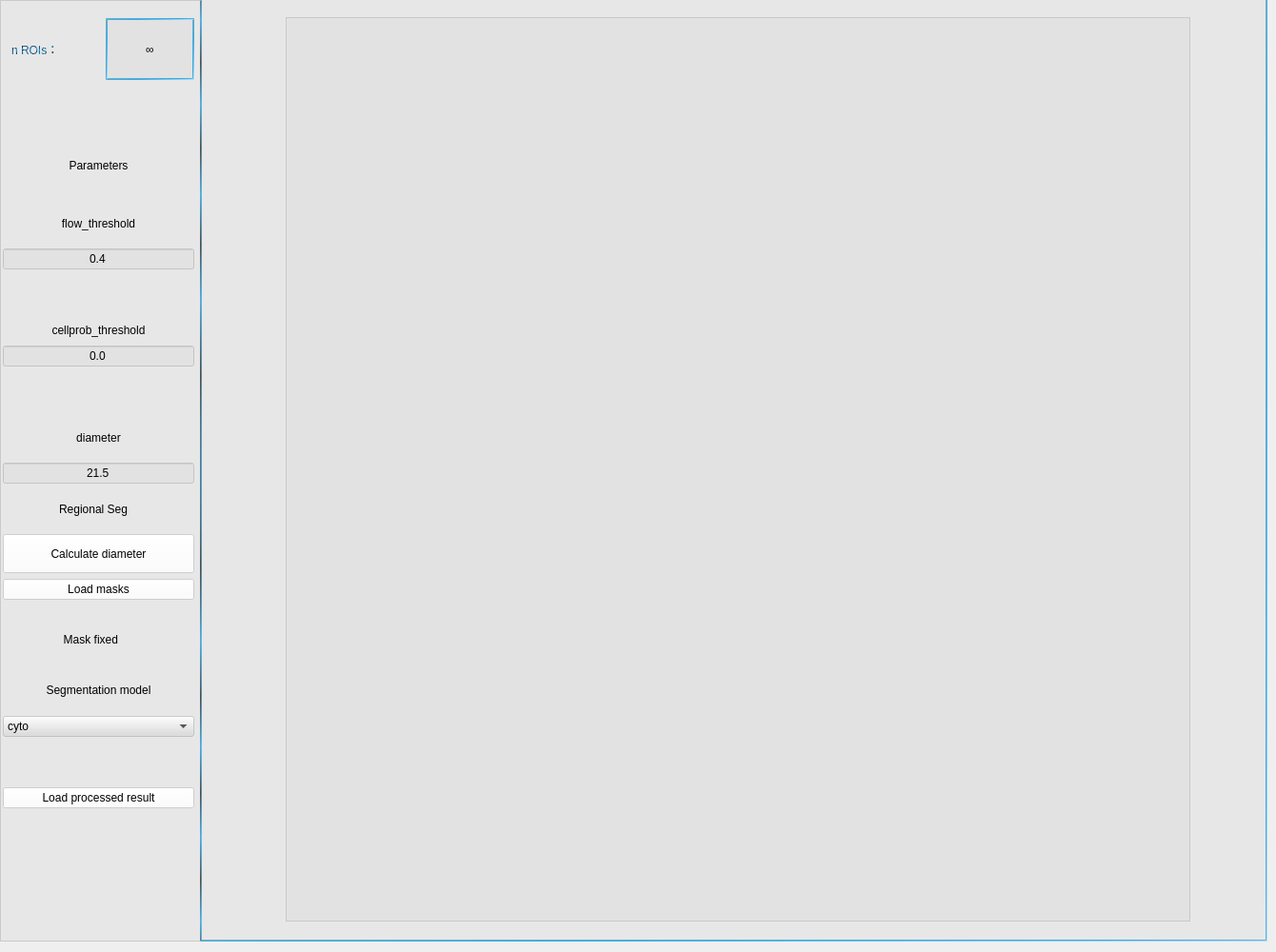
            <widget class="QWidget" name="tab_3">
             <attribute name="title">
              <string>Tab3</string>
             </attribute>
             <widget class="QFrame" name="frame_72">
              <property name="geometry">
               <rect>
                <x>210</x>
                <y>-2</y>
                <width>1121</width>
                <height>991</height>
               </rect>
              </property>
              <property name="sizePolicy">
               <sizepolicy hsizetype="Expanding" vsizetype="Ignored">
                <horstretch>5</horstretch>
                <verstretch>5</verstretch>
               </sizepolicy>
              </property>
              <property name="maximumSize">
               <size>
                <width>1125</width>
                <height>991</height>
               </size>
              </property>
              <property name="styleSheet">
               <string notr="true">#frame_72{
background-color:rgba(220, 220, 220, 120);
border:2px solid qlineargradient(spread:pad, x1:0, y1:0, x2:1, y2:1, stop:0 rgba(107, 171, 184, 214), stop:0.545455 rgba(19, 157, 230, 211), stop:1 rgba(236, 241, 245, 232));
}</string>
              </property>
              <property name="frameShape">
               <enum>QFrame::StyledPanel</enum>
              </property>
              <property name="frameShadow">
               <enum>QFrame::Raised</enum>
              </property>
              <widget class="QFrame" name="frame_15">
               <property name="geometry">
                <rect>
                 <x>90</x>
                 <y>20</y>
                 <width>950</width>
                 <height>950</height>
                </rect>
               </property>
               <property name="maximumSize">
                <size>
                 <width>950</width>
                 <height>950</height>
                </size>
               </property>
               <property name="frameShape">
                <enum>QFrame::StyledPanel</enum>
               </property>
               <property name="frameShadow">
                <enum>QFrame::Raised</enum>
               </property>
               <widget class="QLabel" name="label_largeseg">
                <property name="geometry">
                 <rect>
                  <x>0</x>
                  <y>0</y>
                  <width>951</width>
                  <height>951</height>
                 </rect>
                </property>
                <property name="styleSheet">
                 <string notr="true">#label_largeseg{
background-color:rgba(220, 220, 220, 120);

}</string>
                </property>
                <property name="text">
                 <string/>
                </property>
               </widget>
              </widget>
             </widget>
             <widget class="QFrame" name="frame_62">
              <property name="geometry">
               <rect>
                <x>0</x>
                <y>0</y>
                <width>212</width>
                <height>989</height>
               </rect>
              </property>
              <property name="sizePolicy">
               <sizepolicy hsizetype="Expanding" vsizetype="Preferred">
                <horstretch>25</horstretch>
                <verstretch>0</verstretch>
               </sizepolicy>
              </property>
              <property name="minimumSize">
               <size>
                <width>172</width>
                <height>488</height>
               </size>
              </property>
              <property name="styleSheet">
               <string notr="true">background-color:rgba(220, 220, 220, 120);
border-right:2px solid qradialgradient(spread:repeat, cx:0.5, cy:0.5, radius:0.077, fx:0.5, fy:0.5, stop:0 rgba(0, 169, 255, 147), stop:0.497326 rgba(0, 0, 0, 147), stop:1 rgba(0, 169, 255, 147));</string>
              </property>
              <property name="frameShape">
               <enum>QFrame::StyledPanel</enum>
              </property>
              <property name="frameShadow">
               <enum>QFrame::Raised</enum>
              </property>
              <layout class="QVBoxLayout" name="verticalLayout_14">
               <property name="leftMargin">
                <number>2</number>
               </property>
               <property name="rightMargin">
                <number>7</number>
               </property>
               <item>
                <widget class="QFrame" name="frame_63">
                 <property name="sizePolicy">
                  <sizepolicy hsizetype="Preferred" vsizetype="Expanding">
                   <horstretch>0</horstretch>
                   <verstretch>4</verstretch>
                  </sizepolicy>
                 </property>
                 <property name="styleSheet">
                  <string notr="true">background:transparent;
border:none;</string>
                 </property>
                 <property name="frameShape">
                  <enum>QFrame::StyledPanel</enum>
                 </property>
                 <property name="frameShadow">
                  <enum>QFrame::Raised</enum>
                 </property>
                 <layout class="QHBoxLayout" name="horizontalLayout_19">
                  <property name="rightMargin">
                   <number>0</number>
                  </property>
                  <item>
                   <widget class="QLabel" name="label_36">
                    <property name="layoutDirection">
                     <enum>Qt::LeftToRight</enum>
                    </property>
                    <property name="styleSheet">
                     <string notr="true">font: bold 12pt &quot;微软雅黑&quot;;
color:qradialgradient(spread:repeat, cx:0.5, cy:0.5, radius:0.077, fx:0.5, fy:0.5, stop:0 rgba(0, 149, 255, 220), stop:0.497326 rgba(0, 0, 0, 220) stop:1 rgba(0, 169, 255, 220));
</string>
                    </property>
                    <property name="text">
                     <string>n ROIs：</string>
                    </property>
                    <property name="alignment">
                     <set>Qt::AlignLeading|Qt::AlignLeft|Qt::AlignVCenter</set>
                    </property>
                   </widget>
                  </item>
                  <item>
                   <widget class="QLabel" name="label_n_roi_2">
                    <property name="styleSheet">
                     <string notr="true">background-color:rgba(220, 220, 220, 120);
border:2px solid qlineargradient(spread:pad, x1:0, y1:0, x2:1, y2:1, stop:0 rgba(107, 171, 184, 214), stop:0.545455 rgba(19, 157, 230, 211), stop:1 rgba(236, 241, 245, 232));
font: 75 10pt &quot;Adobe Gothic Std B&quot;;
font: 12pt &quot;Times New Roman&quot;;</string>
                    </property>
                    <property name="text">
                     <string>∞</string>
                    </property>
                    <property name="alignment">
                     <set>Qt::AlignCenter</set>
                    </property>
                   </widget>
                  </item>
                 </layout>
                </widget>
               </item>
               <item>
                <widget class="QLabel" name="label_37">
                 <property name="sizePolicy">
                  <sizepolicy hsizetype="Preferred" vsizetype="Expanding">
                   <horstretch>0</horstretch>
                   <verstretch>4</verstretch>
                  </sizepolicy>
                 </property>
                 <property name="styleSheet">
                  <string notr="true">background:transparent;
font: 75 12pt &quot;Adobe Gothic Std B&quot;;
border:none;</string>
                 </property>
                 <property name="text">
                  <string>Parameters</string>
                 </property>
                 <property name="alignment">
                  <set>Qt::AlignBottom|Qt::AlignHCenter</set>
                 </property>
                </widget>
               </item>
               <item>
                <widget class="QFrame" name="frame_64">
                 <property name="sizePolicy">
                  <sizepolicy hsizetype="Preferred" vsizetype="Expanding">
                   <horstretch>0</horstretch>
                   <verstretch>1</verstretch>
                  </sizepolicy>
                 </property>
                 <property name="styleSheet">
                  <string notr="true">background:transparent;
border:none;</string>
                 </property>
                 <property name="frameShape">
                  <enum>QFrame::StyledPanel</enum>
                 </property>
                 <property name="frameShadow">
                  <enum>QFrame::Raised</enum>
                 </property>
                </widget>
               </item>
               <item>
                <widget class="QLabel" name="label_38">
                 <property name="sizePolicy">
                  <sizepolicy hsizetype="Preferred" vsizetype="Expanding">
                   <horstretch>0</horstretch>
                   <verstretch>2</verstretch>
                  </sizepolicy>
                 </property>
                 <property name="styleSheet">
                  <string notr="true">background:transparent;
border:none;
font: 9pt &quot;微软雅黑&quot;;</string>
                 </property>
                 <property name="text">
                  <string>flow_threshold</string>
                 </property>
                 <property name="alignment">
                  <set>Qt::AlignCenter</set>
                 </property>
                </widget>
               </item>
               <item>
                <widget class="QLineEdit" name="lineEdit_flowthr_2">
                 <property name="sizePolicy">
                  <sizepolicy hsizetype="Expanding" vsizetype="Expanding">
                   <horstretch>0</horstretch>
                   <verstretch>1</verstretch>
                  </sizepolicy>
                 </property>
                 <property name="text">
                  <string>0.4</string>
                 </property>
                 <property name="alignment">
                  <set>Qt::AlignCenter</set>
                 </property>
                </widget>
               </item>
               <item>
                <widget class="QFrame" name="frame_65">
                 <property name="sizePolicy">
                  <sizepolicy hsizetype="Preferred" vsizetype="Expanding">
                   <horstretch>0</horstretch>
                   <verstretch>2</verstretch>
                  </sizepolicy>
                 </property>
                 <property name="styleSheet">
                  <string notr="true">background:transparent;
border:none;</string>
                 </property>
                 <property name="frameShape">
                  <enum>QFrame::StyledPanel</enum>
                 </property>
                 <property name="frameShadow">
                  <enum>QFrame::Raised</enum>
                 </property>
                </widget>
               </item>
               <item>
                <widget class="QLabel" name="label_39">
                 <property name="sizePolicy">
                  <sizepolicy hsizetype="Preferred" vsizetype="Expanding">
                   <horstretch>0</horstretch>
                   <verstretch>1</verstretch>
                  </sizepolicy>
                 </property>
                 <property name="styleSheet">
                  <string notr="true">background:transparent;
border:none;
font: 9pt &quot;微软雅黑&quot;;</string>
                 </property>
                 <property name="text">
                  <string>cellprob_threshold</string>
                 </property>
                 <property name="alignment">
                  <set>Qt::AlignCenter</set>
                 </property>
                </widget>
               </item>
               <item>
                <widget class="QLineEdit" name="lineEdit_cellprobthr_2">
                 <property name="sizePolicy">
                  <sizepolicy hsizetype="Expanding" vsizetype="Expanding">
                   <horstretch>0</horstretch>
                   <verstretch>1</verstretch>
                  </sizepolicy>
                 </property>
                 <property name="text">
                  <string>0.0</string>
                 </property>
                 <property name="alignment">
                  <set>Qt::AlignCenter</set>
                 </property>
                </widget>
               </item>
               <item>
                <widget class="QFrame" name="frame_66">
                 <property name="sizePolicy">
                  <sizepolicy hsizetype="Preferred" vsizetype="Expanding">
                   <horstretch>0</horstretch>
                   <verstretch>2</verstretch>
                  </sizepolicy>
                 </property>
                 <property name="styleSheet">
                  <string notr="true">background:transparent;
border:none;</string>
                 </property>
                 <property name="frameShape">
                  <enum>QFrame::StyledPanel</enum>
                 </property>
                 <property name="frameShadow">
                  <enum>QFrame::Raised</enum>
                 </property>
                </widget>
               </item>
               <item>
                <widget class="QLabel" name="label_40">
                 <property name="sizePolicy">
                  <sizepolicy hsizetype="Preferred" vsizetype="Expanding">
                   <horstretch>0</horstretch>
                   <verstretch>2</verstretch>
                  </sizepolicy>
                 </property>
                 <property name="styleSheet">
                  <string notr="true">background:transparent;
border:none;
font: 9pt &quot;微软雅黑&quot;;</string>
                 </property>
                 <property name="text">
                  <string>diameter</string>
                 </property>
                 <property name="alignment">
                  <set>Qt::AlignCenter</set>
                 </property>
                </widget>
               </item>
               <item>
                <widget class="QLineEdit" name="lineEdit_diameter_2">
                 <property name="sizePolicy">
                  <sizepolicy hsizetype="Expanding" vsizetype="Expanding">
                   <horstretch>0</horstretch>
                   <verstretch>1</verstretch>
                  </sizepolicy>
                 </property>
                 <property name="text">
                  <string>21.5</string>
                 </property>
                 <property name="alignment">
                  <set>Qt::AlignCenter</set>
                 </property>
                </widget>
               </item>
               <item>
                <widget class="QFrame" name="frame_67">
                 <property name="sizePolicy">
                  <sizepolicy hsizetype="Preferred" vsizetype="Expanding">
                   <horstretch>0</horstretch>
                   <verstretch>2</verstretch>
                  </sizepolicy>
                 </property>
                 <property name="styleSheet">
                  <string notr="true">background:transparent;
border:none;</string>
                 </property>
                 <property name="frameShape">
                  <enum>QFrame::StyledPanel</enum>
                 </property>
                 <property name="frameShadow">
                  <enum>QFrame::Raised</enum>
                 </property>
                 <widget class="QCheckBox" name="checkBox_seg_part_2">
                  <property name="geometry">
                   <rect>
                    <x>-20</x>
                    <y>10</y>
                    <width>171</width>
                    <height>21</height>
                   </rect>
                  </property>
                  <property name="layoutDirection">
                   <enum>Qt::RightToLeft</enum>
                  </property>
                  <property name="styleSheet">
                   <string notr="true">background: transparent;
border: transparent;
font: 10pt &quot;微软雅黑&quot;;</string>
                  </property>
                  <property name="text">
                   <string>Regional Seg</string>
                  </property>
                 </widget>
                </widget>
               </item>
               <item>
                <widget class="QPushButton" name="pushButton_cal_diameter_2">
                 <property name="sizePolicy">
                  <sizepolicy hsizetype="Minimum" vsizetype="Expanding">
                   <horstretch>0</horstretch>
                   <verstretch>2</verstretch>
                  </sizepolicy>
                 </property>
                 <property name="styleSheet">
                  <string notr="true">QPushButton{
background-color:rgba(255,255,255,150);
font: 9pt &quot;微软雅黑&quot;;
}
QPushButton:hover
{
margin:1px;
}</string>
                 </property>
                 <property name="text">
                  <string>Calculate diameter</string>
                 </property>
                </widget>
               </item>
               <item>
                <widget class="QPushButton" name="pushButton_load_masks_2">
                 <property name="styleSheet">
                  <string notr="true">QPushButton{
background-color:rgba(255,255,255,150);
font: 9pt &quot;微软雅黑&quot;;
}
QPushButton:hover
{
margin:1px;
}</string>
                 </property>
                 <property name="text">
                  <string>Load masks</string>
                 </property>
                </widget>
               </item>
               <item>
                <widget class="QFrame" name="frame_68">
                 <property name="sizePolicy">
                  <sizepolicy hsizetype="Preferred" vsizetype="Expanding">
                   <horstretch>0</horstretch>
                   <verstretch>3</verstretch>
                  </sizepolicy>
                 </property>
                 <property name="styleSheet">
                  <string notr="true">background:transparent;
border:none;</string>
                 </property>
                 <property name="frameShape">
                  <enum>QFrame::StyledPanel</enum>
                 </property>
                 <property name="frameShadow">
                  <enum>QFrame::Raised</enum>
                 </property>
                 <widget class="QCheckBox" name="checkBox_maskfix_2">
                  <property name="geometry">
                   <rect>
                    <x>20</x>
                    <y>20</y>
                    <width>121</width>
                    <height>31</height>
                   </rect>
                  </property>
                  <property name="layoutDirection">
                   <enum>Qt::RightToLeft</enum>
                  </property>
                  <property name="styleSheet">
                   <string notr="true">background: transparent;
border: transparent;
font: 10pt &quot;微软雅黑&quot;;</string>
                  </property>
                  <property name="text">
                   <string>Mask fixed</string>
                  </property>
                 </widget>
                </widget>
               </item>
               <item>
                <widget class="QLabel" name="label_41">
                 <property name="sizePolicy">
                  <sizepolicy hsizetype="Preferred" vsizetype="Expanding">
                   <horstretch>0</horstretch>
                   <verstretch>2</verstretch>
                  </sizepolicy>
                 </property>
                 <property name="styleSheet">
                  <string notr="true">background:transparent;
border:none;
font: 9pt &quot;微软雅黑&quot;;</string>
                 </property>
                 <property name="text">
                  <string>Segmentation model</string>
                 </property>
                 <property name="alignment">
                  <set>Qt::AlignCenter</set>
                 </property>
                </widget>
               </item>
               <item>
                <widget class="QComboBox" name="comboBox_segmodel_2">
                 <property name="sizePolicy">
                  <sizepolicy hsizetype="Preferred" vsizetype="Expanding">
                   <horstretch>0</horstretch>
                   <verstretch>1</verstretch>
                  </sizepolicy>
                 </property>
                 <property name="styleSheet">
                  <string notr="true">QComboBox{
font: 9pt &quot;微软雅黑&quot;;
}

QComboBox QAbstractItemView {
background:white;
} </string>
                 </property>
                 <item>
                  <property name="text">
                   <string>cyto</string>
                  </property>
                 </item>
                 <item>
                  <property name="text">
                   <string>cyto2</string>
                  </property>
                 </item>
                </widget>
               </item>
               <item>
                <widget class="QFrame" name="frame_70">
                 <property name="sizePolicy">
                  <sizepolicy hsizetype="Preferred" vsizetype="Expanding">
                   <horstretch>0</horstretch>
                   <verstretch>2</verstretch>
                  </sizepolicy>
                 </property>
                 <property name="styleSheet">
                  <string notr="true">background:transparent;
border:none;</string>
                 </property>
                 <property name="frameShape">
                  <enum>QFrame::StyledPanel</enum>
                 </property>
                 <property name="frameShadow">
                  <enum>QFrame::Raised</enum>
                 </property>
                </widget>
               </item>
               <item>
                <widget class="QPushButton" name="pushButton_load_result_2">
                 <property name="sizePolicy">
                  <sizepolicy hsizetype="Ignored" vsizetype="Expanding">
                   <horstretch>0</horstretch>
                   <verstretch>1</verstretch>
                  </sizepolicy>
                 </property>
                 <property name="styleSheet">
                  <string notr="true">QPushButton{
background-color:rgba(255,255,255,150);
font: 9pt &quot;微软雅黑&quot;;
}
QPushButton:hover
{
margin:1px;
}</string>
                 </property>
                 <property name="text">
                  <string>Load processed result</string>
                 </property>
                </widget>
               </item>
               <item>
                <widget class="QFrame" name="frame_71">
                 <property name="sizePolicy">
                  <sizepolicy hsizetype="Preferred" vsizetype="Expanding">
                   <horstretch>0</horstretch>
                   <verstretch>6</verstretch>
                  </sizepolicy>
                 </property>
                 <property name="styleSheet">
                  <string notr="true">background:transparent;
border:none;</string>
                 </property>
                 <property name="frameShape">
                  <enum>QFrame::StyledPanel</enum>
                 </property>
                 <property name="frameShadow">
                  <enum>QFrame::Raised</enum>
                 </property>
                </widget>
               </item>
              </layout>
             </widget>
            </widget>
